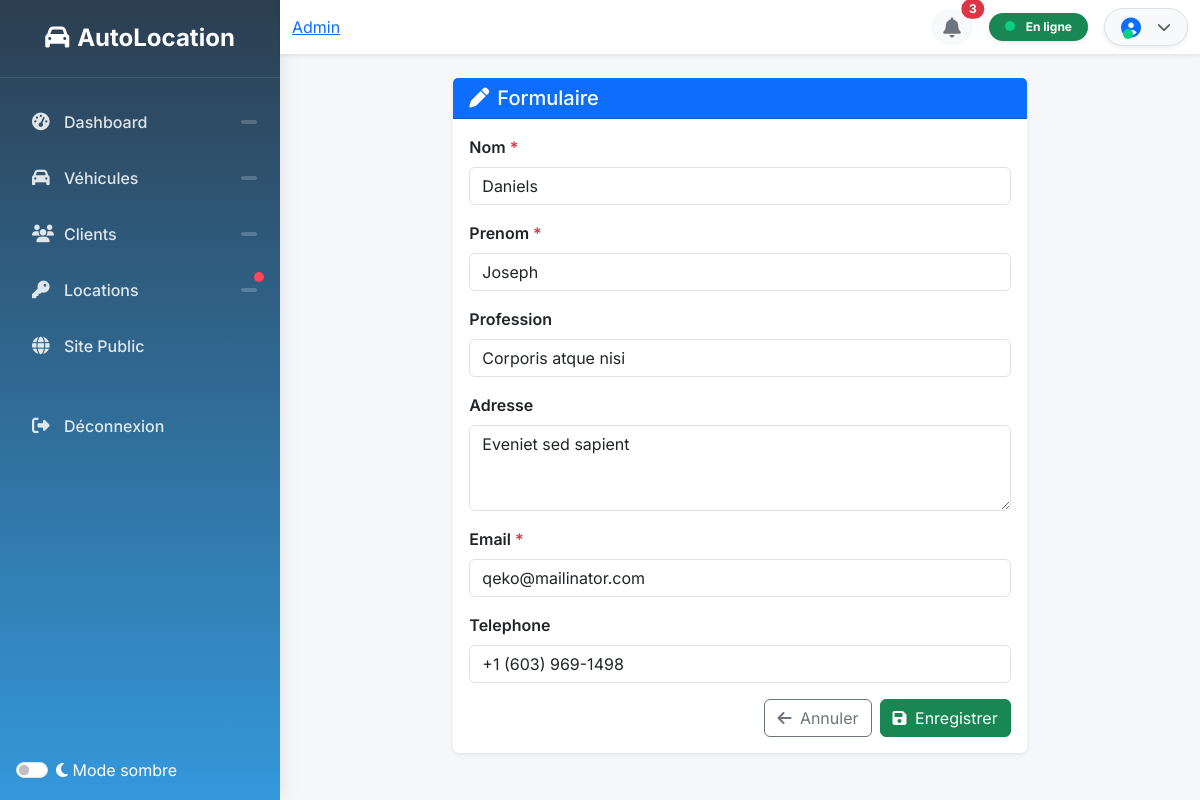
The app's page /clients/modifier/33/, older data.
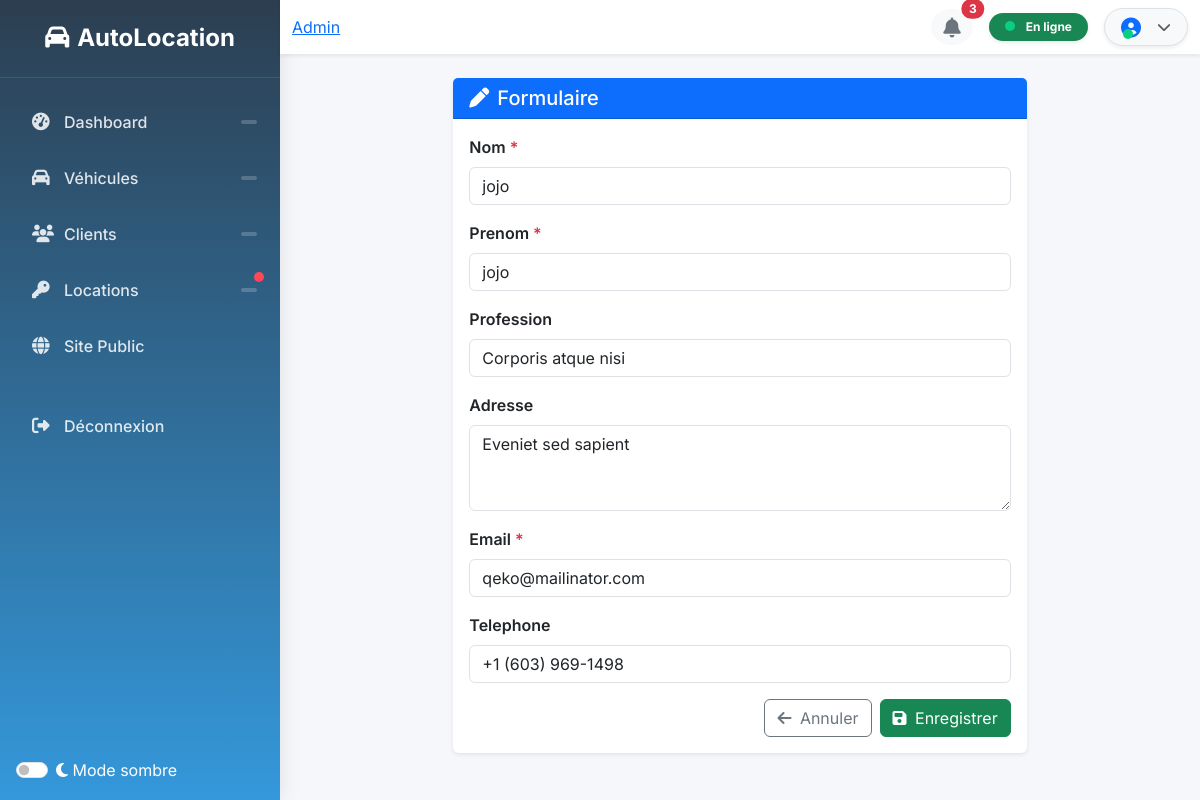
The same page, newer data.
### location/models.py (models this page shows, shortened)
class Client(models.Model):
    user = models.OneToOneField(User, on_delete=models.CASCADE, null=True, blank=True)
    id_client = models.AutoField(primary_key=True)
    nom = models.CharField(max_length=100)
    prenom = models.CharField(max_length=100)
    profession = models.CharField(max_length=100, blank=True)
    adresse = models.TextField(blank=True)
    email = models.EmailField(unique=True)
    telephone = models.CharField(max_length=20, blank=True, null=True)
    created_at = models.DateTimeField(default=timezone.now, editable=False)
    email_confirmed = models.BooleanField(default=False)
    confirmation_code = models.CharField(max_length=6, blank=True, null=True)
    confirmation_code_expires_at = models.DateTimeField(blank=True, null=True)

### location/views.py (the view)
# urls.py: path("clients/modifier/<int:id>/", views.modifier_client, name="modifier_client"),
def modifier_client(request, id):
    client = get_object_or_404(Client, pk=id)
    form = ClientForm(request.POST or None, instance=client)
    if form.is_valid():
        form.save()
        return redirect("clients")
    return render(request, "location/formulaire.html", {"form": form})

### location/forms.py
class ClientForm(forms.ModelForm):
    class Meta:
        model = Client
        exclude = ["user", "email_confirmed", "confirmation_code", "confirmation_code_expires_at"]
        widgets = {
            "nom": forms.TextInput(attrs={"class": "form-control"}),
            "prenom": forms.TextInput(attrs={"class": "form-control"}),
            "profession": forms.TextInput(attrs={"class": "form-control"}),
            "adresse": forms.Textarea(attrs={"class": "form-control", "rows": 3}),
            "telephone": forms.TextInput(attrs={"class": "form-control"}),
        }

### location/templates/location/formulaire.html (shortened to what this page needs)
{% extends "location/monadmin/base.html" %}
{% load widget_tweaks %}
{% block content %}
<div class="row justify-content-center">
    <div class="col-lg-8">
        <div class="card shadow-sm border-0">
            <div class="card-header bg-primary text-white">
                <h5 class="mb-0">
                    <i class="fas fa-pen me-2"></i>Formulaire
                </h5>
            </div>
            <div class="card-body">
                <form method="post" enctype="multipart/form-data" class="needs-validation" novalidate>
                    {% for field in form %}
                    <div class="mb-3">
                        <label for="{{ field.id_for_label }}" class="form-label fw-semibold">
                            {{ field.label }}
                            {% if field.field.required %}
                                <span class="text-danger">*</span>
                            {% endif %}
                        </label>
                        {% if field.field.widget.input_type == 'checkbox' %}
                            <div class="form-check">
                                {{ field|add_class:"form-check-input" }}
                            </div>
                        {% elif field.field.widget.input_type == 'radio' %}
                            <div class="form-check">
                                {{ field|add_class:"form-check-input" }}
                            </div>
                        {% else %}
                            {{ field|add_class:"form-control" }}
                        {% endif %}
                    </div>
                    {% endfor %}
                    <div class="d-flex justify-content-end">
                        <a href="javascript:history.back()" class="btn btn-outline-secondary me-2">
                            <i class="fas fa-arrow-left me-1"></i> Annuler
                        </a>
                        <button type="submit" class="btn btn-success">
                            <i class="fas fa-save me-1"></i> Enregistrer
                        </button>
                    </div>
                </form>
            </div>
        </div>
    </div>
</div>
{% endblock %}

Row changes from the older to the newer data that the page shows:
changed Client "Corporis atque nisi": nom "Daniels" → "jojo"; prenom "Joseph" → "jojo"
